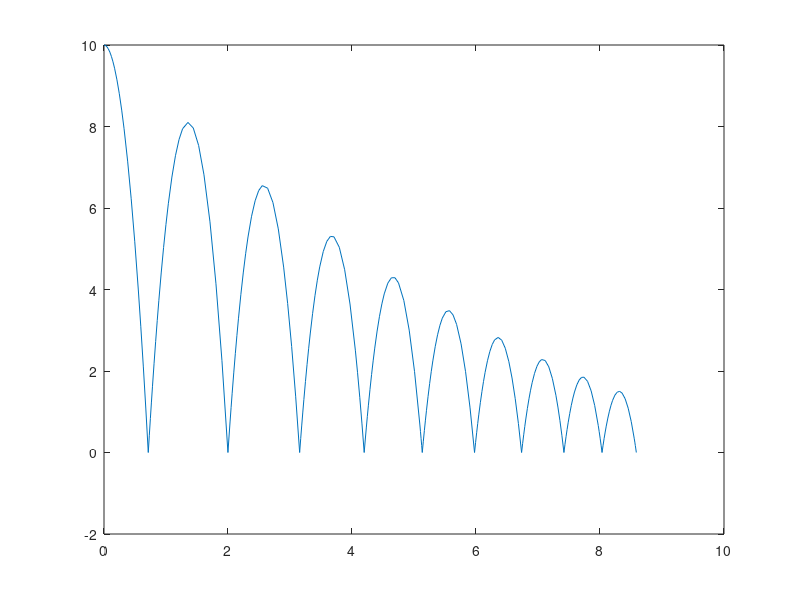

Write MATLAB code to recreate this figure.
gravity_factor = 4;
g = 9.81 * gravity_factor;
h0 = 10;
y0 = [h0; 0];
time_range_end = 10;
time_range = [0, time_range_end];
epsilon = 1e-6;
trajectory = [];
max_iterations = 10;
f = @(t, y) [y(2); -g]; % y(1) = y, y(2) = y'

function [value, isterminal, direction] = event_touch_ground(t, y)
  value = y(1);    
  isterminal = 1;   
  direction = -1;   
end

for iteration = 1:max_iterations
  options = odeset('Events', @event_touch_ground);
  [t, y, te, ye, ie] = ode45(f, time_range, y0, options);
  trajectory = [trajectory; t, y];

  if isempty(ie)
    break;
  else
    velocity_of_event = ye(2);
    y0 = [0; -0.9 * velocity_of_event];
    time_range = [te, time_range_end];
  end

  if abs(diff(time_range)) < epsilon
    break;
  end
end

trajectory_time = trajectory(:,1);
trajectory_y = trajectory(:,2);
plot(trajectory_time, trajectory_y);

